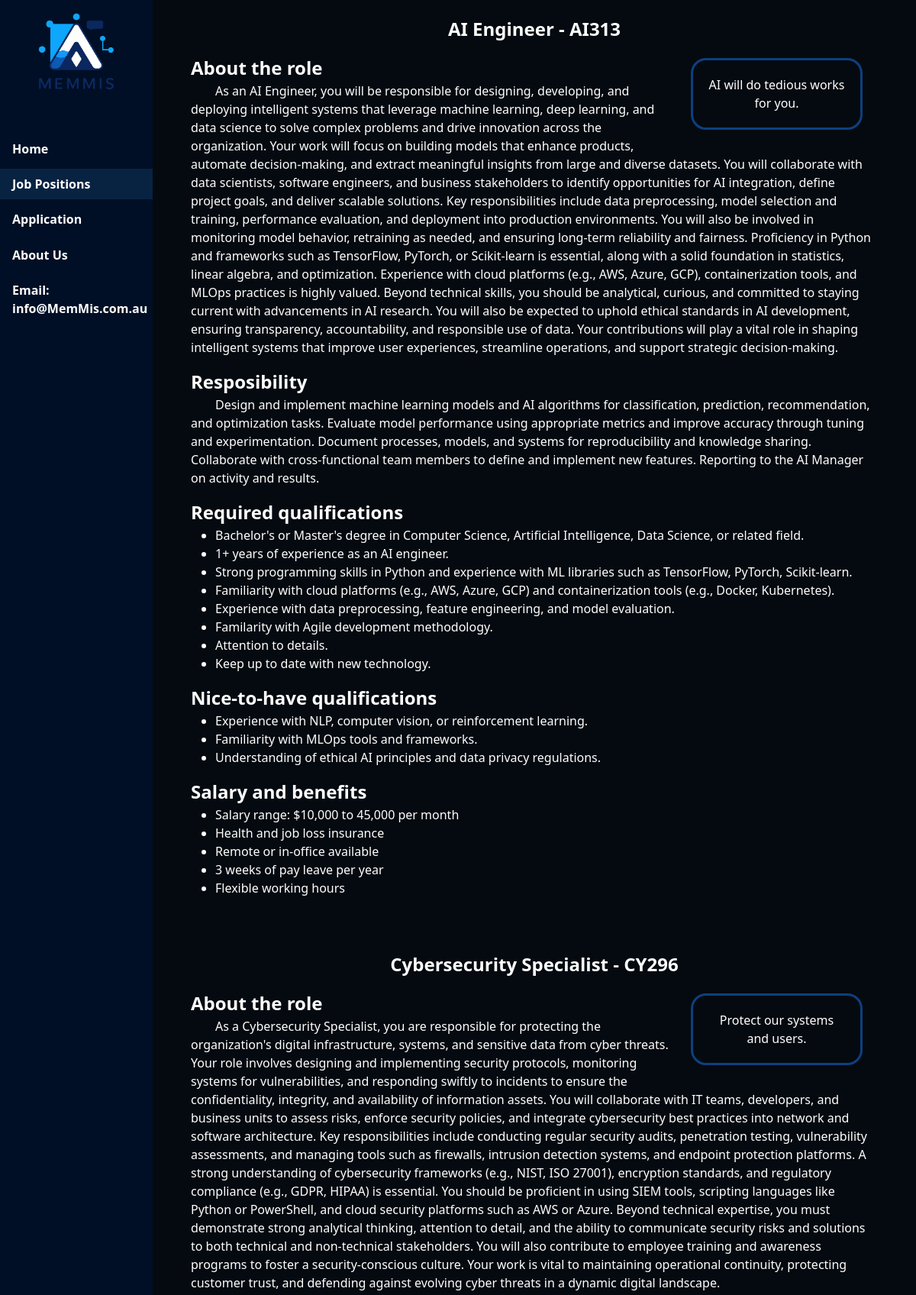
Page /project2/jobs.php (upper part) on the committed database.
### tables this page shows
CREATE TABLE IF NOT EXISTS `jobs` (
  `reference_number` varchar(255) NOT NULL,
  `job_name` varchar(255) NOT NULL,
  `aside_info` text NOT NULL,
  `about_the_role` text NOT NULL,
  `responsibility` text NOT NULL,
  `required_qualifications` text NOT NULL,
  `nice_to_have_qualifications` text NOT NULL,
  `salary_and_benefits` text NOT NULL,
  PRIMARY KEY (`reference_number`)
);

### project2/jobs.php (the view, shortened to what this page needs)
<!DOCTYPE html>
<html lang="en">
<head>
	<link rel="stylesheet" href="styles/styles.css">
</head>
<body>
	<?php include 'header.inc'; $current_page='jobs.php'; include 'menu.inc'; ?>
	<main id="jobs_page">
		<?php
			include_once ('settings.php');
			$sql="SELECT * FROM `jobs`";
			$result=mysqli_query($conn, $sql);
			if (mysqli_num_rows($result) > 0) {
				while($row = mysqli_fetch_assoc($result)) {
					echo
					"
					<article>
						<h1 id=\"".$row['reference_number']."\">".$row['job_name']." - ".$row['reference_number']."</h1>
						<aside>".$row['aside_info']."</aside>
						<section>
							<h2>About the role</h2>
							<p>".$row['about_the_role']."</p>
						</section>
						<section>
							<h2>Resposibility</h2>
							<p>".$row['responsibility']."</p>
						</section>
						<section>
							<h2>Required qualifications</h2>
							".list_breaks($row['required_qualifications'],false)."
						</section>
						<section>
							<h2>Nice-to-have qualifications</h2>
							".list_breaks($row['nice_to_have_qualifications'],false)."
						</section>
						<section>
							<h2>Salary and benefits</h2>
							".list_breaks($row['salary_and_benefits'],false)."
						</section>
					</article>
					";
				}
			}
			else {
				echo "
				<h1>Positions unavailable</h1>
				<p>We will update this with available positions when they are open. Thank you for your support</p>";
			}
			function list_breaks($text, $ordered=false) {
				$lines=explode("\n", $text);
				$lines=array_filter(array_map('trim', $lines));
				$type=$ordered?'ol':'ul';
				$res="<$type>\n";
				foreach ($lines as $line) {
					$res.="<li>".htmlspecialchars($line)."</li>\n";
				}
				$res.="</$type>";
				return $res;
			}
		?>
	</main>
</body>
</html>

### project2/header.inc (shortened to what this page needs)
<header>
	<img id="logo" src="images/MemMis_Logo.png"
		 title="Custom Website Design & Development | MemMis"
		 alt="MemMis logo" loading="lazy">

### project2/menu.inc (shortened to what this page needs)
	<nav>
		<ul class="menu">
			<li><a href="index.php"<?= ($current_page=='index.php')?' class="active"':''?>>Home</a></li>
			<li><a href="jobs.php"<?= ($current_page=='jobs.php')?' class="active"':''?>>Job Positions</a>
			</li>
			<li><a href="apply.php"<?= ($current_page=='apply.php')?' class="active"':''?>>Application</a></li>
			<li><a href="about.php"<?= ($current_page=='about.php')?' class="active"':''?>>About Us</a></li>
			<li><a href="mailto:info@MemMis.com.au">Email: info@MemMis.com.au</a></li>
		</ul>
	</nav>
</header>

### project2/styles/styles.css (style rules this page uses)
* { margin: 0; padding: 0; box-sizing: border-box; }
html { background-color: #050a10; color: #fff; font-family: system-ui, "Segoe UI", "Helvetica Neue", Arial, "Noto Sans", sans-serif; line-height: 1.5; }
a { text-decoration: none; color: #aaa; }
@media (min-width: 951px) { header { background-color: #000f25; position: fixed; justify-items: center; text-align: center; height: 100%; width: 200px; transition: all 0.5s ease; } }
@media (min-width: 951px) { main { margin-left: 200px; } }
@media (min-width: 951px) { #logo { display: flex; width: 100px; padding: 16px 0; transition: all 0.5s ease 0.2s; } }
@media (min-width: 951px) { .menu { display: flex; flex-direction: column; margin-top: 36px; list-style-type: none; opacity: 1; visibility: visible; pointer-events: auto; transition: opacity 0.3s ease 0.5s, visibility 0s linear 0.3s; } }
@media (min-width: 951px) { .menu a { display: flex; flex-wrap: wrap; font-weight: bold; text-align: left; color: #fff; padding: 8px 16px; margin: 3.2px 0; font-size: 16px; width: 200px; transition: width 0s; } }
.active { border: none; background-color: #082242; }
.menu li { position: relative; }
#jobs_page aside { float: right; width: 25%; height: fit-content; border: 3px solid #0d4080; border-radius: 20px; padding: 20px; margin: 20px; text-align: center; }
#jobs_page article { margin: 0 5%; padding-top: 20px; padding-bottom: 50px; }
#jobs_page h1 { text-align: center; }
#jobs_page h2 { margin-top: 15px; }
#jobs_page p { float: none; text-indent: 32px; }
#jobs_page ul { margin-left: 32px; }
main { min-height: calc(100vh - 135.938px); }

### rows in the picture
jobs: job_name "AI Engineer", reference_number "AI313", aside_info "AI will do tedious works for you.", about_the_role "As an AI Engineer, you will be responsible for designing, developing, and deploying intelligent systems that leverage machine learning, deep learning, and data science to solve complex problems and drive innovation across the organization. Your work will focus on building models that enhance products, automate decision-making, and extract meaningful insights from large and diverse datasets. You will collaborate with data scientists, software engineers, and business stakeholders to identify opportunities for AI integration, define project goals, and deliver scalable solutions. Key responsibilities include data preprocessing, model selection and training, performance evaluation, and…", responsibility "Design and implement machine learning models and AI algorithms for classification, prediction, recommendation, and optimization tasks. Evaluate model performance using appropriate metrics and improve accuracy through tuning and experimentation. Document processes, models, and systems for reproducibility and knowledge sharing. Collaborate with cross-functional team members to define and implement new features. Reporting to the AI Manager on activity and results.", required_qualifications "Bachelor's or Master's degree in Computer Science, Artificial Intelligence, Data Science, or related field.", required_qualifications "1+ years of experience as an AI engineer.", required_qualifications "Strong programming skills in Python and experience with ML libraries such as TensorFlow, PyTorch, Scikit-learn.", required_qualifications "Familiarity with cloud platforms (e.g., AWS, Azure, GCP) and containerization tools (e.g., Docker, Kubernetes).", required_qualifications "Experience with data preprocessing, feature engineering, and model evaluation.", required_qualifications "Familarity with Agile development methodology.", required_qualifications "Attention to details.", required_qualifications "Keep up to date with new technology.", nice_to_have_qualifications "Experience with NLP, computer vision, or reinforcement learning.", nice_to_have_qualifications "Familiarity with MLOps tools and frameworks.", nice_to_have_qualifications "Understanding of ethical AI principles and data privacy regulations.", salary_and_benefits "Salary range: $10,000 to 45,000 per month", salary_and_benefits "Health and job loss insurance", salary_and_benefits "Remote or in-office available", salary_and_benefits "3 weeks of pay leave per year", salary_and_benefits "Flexible working hours"
jobs: job_name "Cybersecurity Specialist", reference_number "CY296", aside_info "Protect our systems and users.", about_the_role "As a Cybersecurity Specialist, you are responsible for protecting the organization's digital infrastructure, systems, and sensitive data from cyber threats. Your role involves designing and implementing security protocols, monitoring systems for vulnerabilities, and responding swiftly to incidents to ensure the confidentiality, integrity, and availability of information assets. You will collaborate with IT teams, developers, and business units to assess risks, enforce security policies, and integrate cybersecurity best practices into network and software architecture. Key responsibilities include conducting regular security audits, penetration testing, vulnerability assessments, and…"
